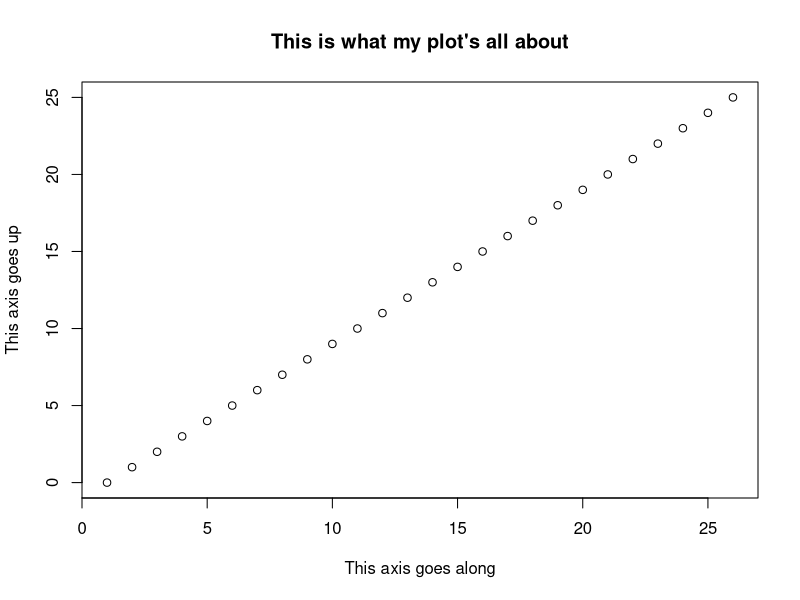
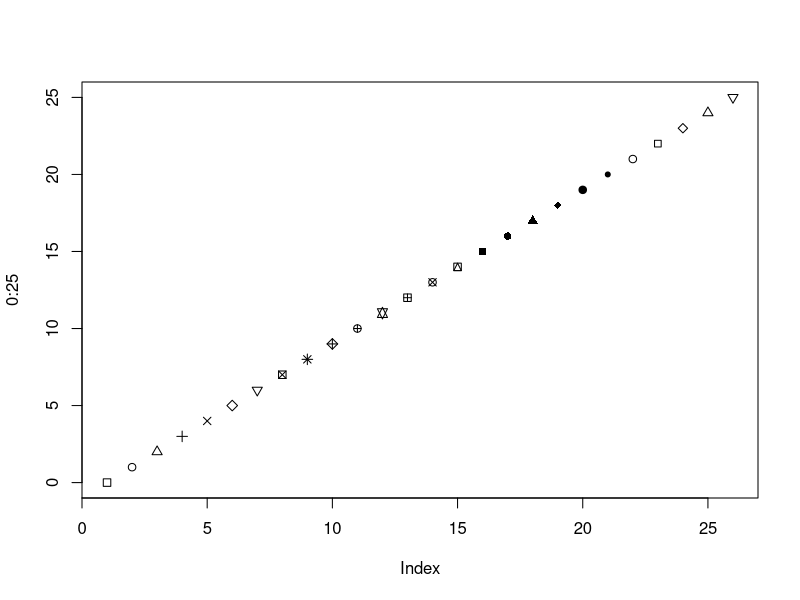
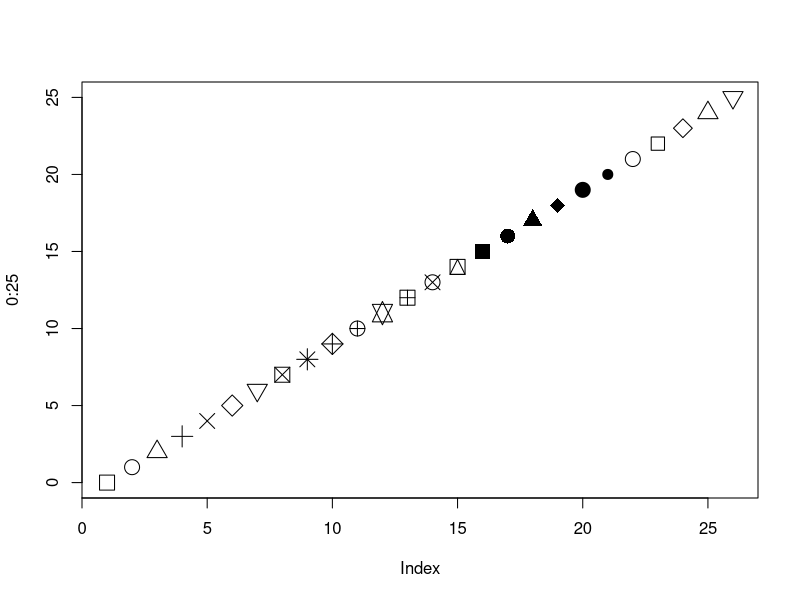
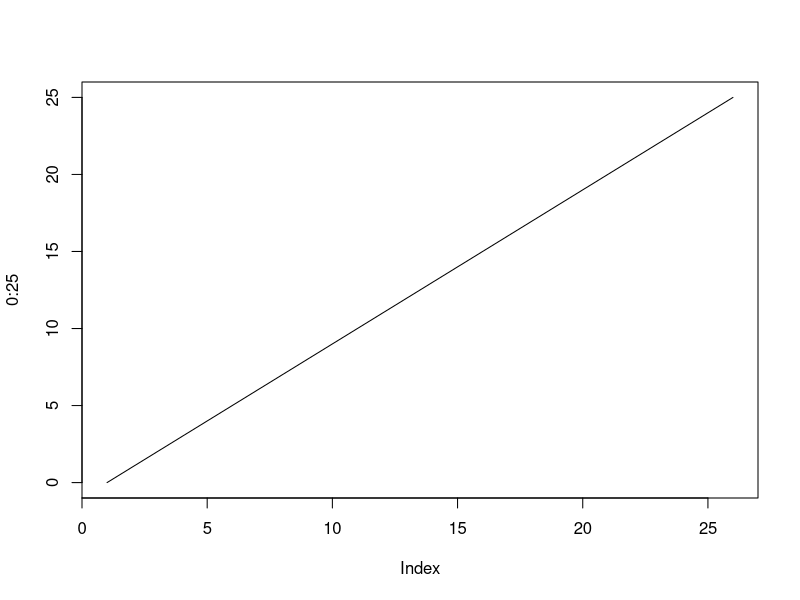
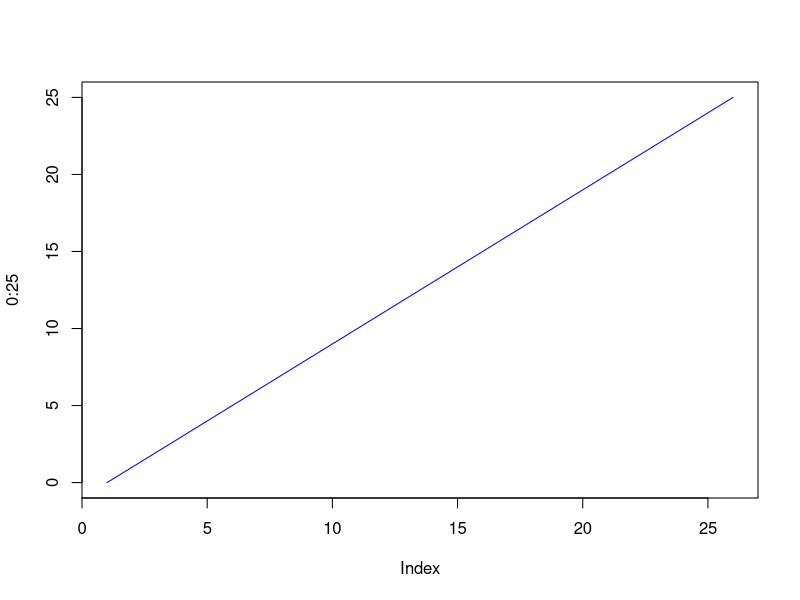
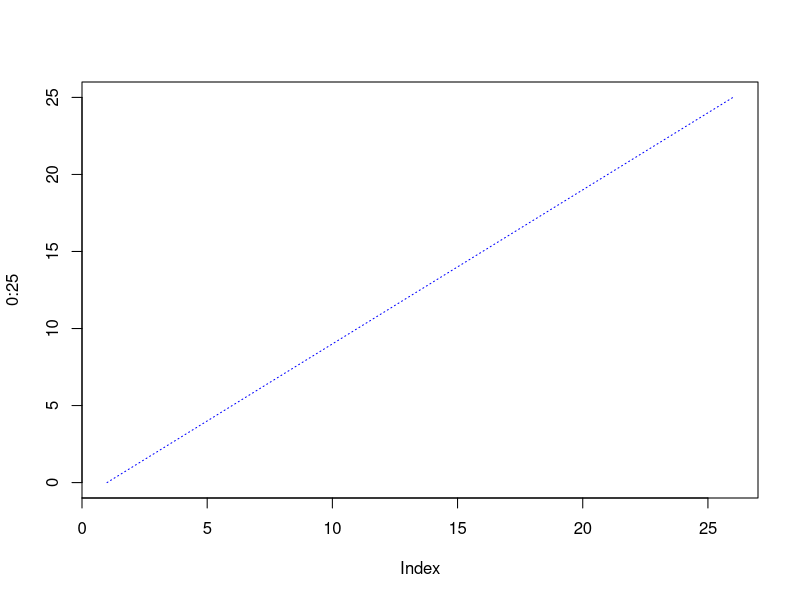
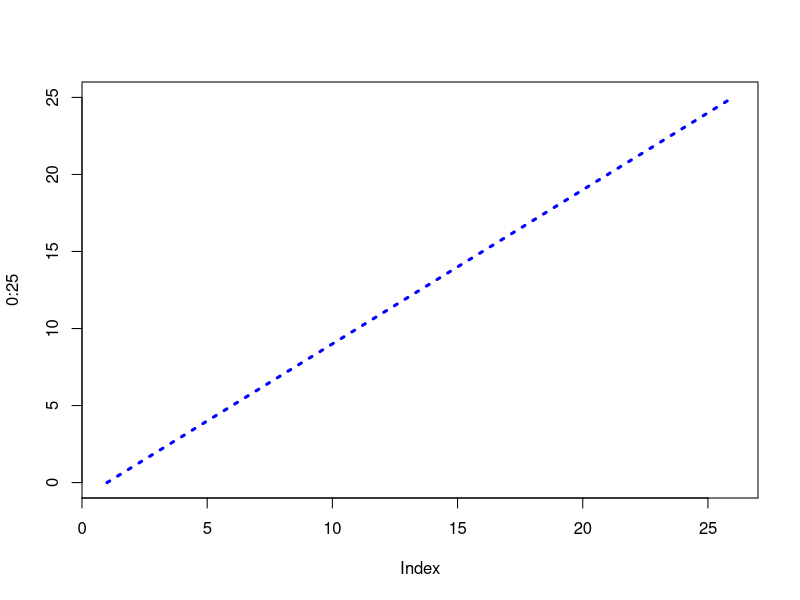
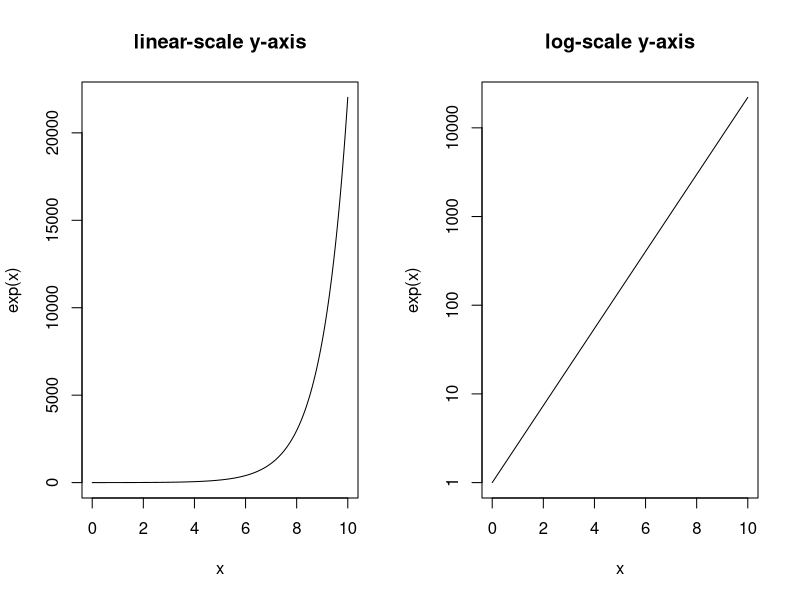

Write R code to recreate these figures, in order.
## ---- chunk 1
# Sequence up to length 5
seq(length.out = 5)
seq_len(5)

# Sequence positions of something of length 10
seq(along.with = 50:59)
seq_along(50:59)
## ---- chunk 2
count <- c(5, 6, 7, 8)

# I sometimes have a construction a little like this
for (index in seq_along(count)) {
  print(count[[index]])
}
## ---- chunk 3
plot(
  0:25,
  main = "This is what my plot's all about",
  xlab = "This axis goes along",
  ylab = "This axis goes up"
)
## ---- chunk 4
# Even specify points on the graph with a vector
plot(
  0:25,
  pch = 0:25
)
## ---- chunk 5
# Twice the size, please!
plot(
  0:25,
  pch = 0:25,
  cex = 2
)
## ---- chunk 6
# Let's try a line instead
plot(
  0:25,
  type = "l"
)
## ---- chunk 7
# Add a hint of blue
plot(
  0:25,
  type = "l",
  col = "blue"
)
## ---- chunk 8
# We can change the line type
plot(
  0:25,
  type = "l",
  col = "blue",
  lty = "dotted",
)
## ---- chunk 9
# Triple the width!
plot(
  0:25,
  type = "l",
  col = "blue",
  lty = "dotted",
  lwd = 3
)
## ---- chunk 10
x <- seq(0, 10, length.out=1001)
## ---- chunk 11
par(mfrow=c(1, 2))
plot(x, exp(x), type="l", main = "linear-scale y-axis")
plot(x, exp(x), type="l", log="y", main = "log-scale y-axis")  
## ---- chunk 12
par(mfrow=c(1, 2))
plot(x, exp(x), type="l", main = "exponential")
plot(x, log(x), type="l", main = "natural log") 
## ---- chunk 13
exp(log(10))
## ---- chunk 14
set.seed(12345) 
## ---- chunk 15
hist(
  rnorm(10000, -1, 5), 
     main = "normal distribution",
     xlim = c(-15, 15)
)
## ---- chunk 16
hist(
  runif(10000, 0, 1),
  col = c("red", "orange", "green", "yellow", "blue", "purple", "violet"),
  breaks = 7 * 7,
  main = "a uniform rainbow"
)
## ---- chunk 17
par(mfrow = c(2, 2))
hist(rbeta(10000, 0.5, 0.5), main = "0.5s are high at the edges")
hist(rbeta(10000, 1, 1), main = "1s are roughly uniform")
hist(rbeta(10000, 2, 2), main = "2s are low at the edges")
hist(rbeta(10000, 0.5, 2), main = "we can go from one extreme to the other")
## ---- chunk 18
hist(rexp(10000, 10), main = "exponential distribution")
